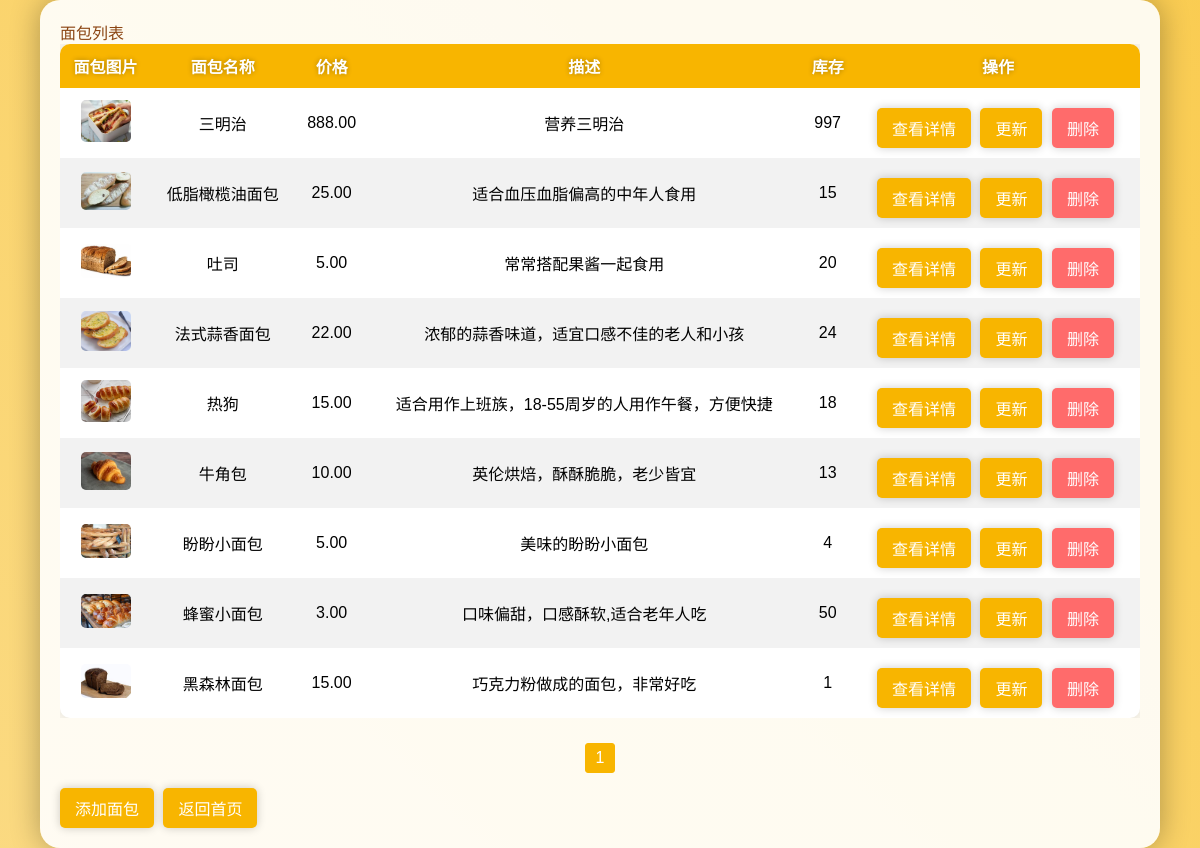
Page /breads/breads/ (signed in) on the committed database.
### bread_management/models.py (models this page shows, shortened)
class Bread(models.Model):
    name = models.CharField(max_length=100)
    price = models.DecimalField(max_digits=5, decimal_places=2)
    description = models.TextField()
    stock = models.IntegerField(default=0)
    image = models.ImageField(upload_to=bread_image_upload_path, blank=True, null=True)
    HARDNESS_CHOICES = [
        ('soft', '软乎'),
        ('moderate', '适中'),
        ('hardish', '偏硬'),
        ('hard', '硬'),
    ]
    hardness = models.CharField(max_length=10, choices=HARDNESS_CHOICES, default='moderate')
    sugar_content = models.DecimalField(max_digits=5, decimal_places=2, default=0.0)
    def __str__(self):
        return self.name
    class Meta:
        default_permissions = ('add', 'change', 'delete', 'view')
        permissions = [
            ('can_view_special_bread', 'Can view special bread'),  # 自定义权限，用于查看特殊面包
        ]

### bread_management/views.py (the view)
# urls.py: path('breads/', bread_list, name='bread_list'),
def bread_list(request):
    try:
        template = get_template('bread_management/bread_list.html')
    except Exception as e:
        print("❌ 模板加载失败！", e)
    breads_list = Bread.objects.all().order_by('name')  # 获取所有面包
    print("数据库中的面包数量:", breads_list.count())  # 打印面包数据数量
    paginator = Paginator(breads_list, 10)  # 每页显示10个面包信息
    page_number = request.GET.get('page')
    if page_number and not page_number.isdigit():
        page_number = 1
    breads = paginator.get_page(page_number)
    print("当前页面的面包数据:", list(breads))
    is_admin = request.user.has_perm('bread_management.change_bread')
    return render(request, 'bread_management/bread_list.html', {'breads': breads, 'is_admin': is_admin})

### bread_management/templates/bread_management/bread_list.html (shortened to what this page needs)
<!DOCTYPE html>
<html lang="zh-CN">
<head>
</head>
<body>
    <div class="container">
        <a href="{% url 'bread_list' %}">面包列表</a>
        <div style="overflow-x: auto;">
            <table>
                <thead>
                    <tr>
                        <th>面包图片</th>
                        <th>面包名称</th>
                        <th>价格</th>
                        <th>描述</th>
                        <th>库存</th>
                        <th>操作</th>
                    </tr>
                </thead>
                <tbody>
                    {% if breads %}
                        {% for bread in breads %}
                        <tr>
                            <td><img src="{{ bread.image.url }}" alt="{{ bread.name }}" class="bread-image"></td>
                            <td>{{ bread.name }}</td>
                            <td>{{ bread.price }}</td>
                            <td>{{ bread.description }}</td>
                            <td>{{ bread.stock }}</td>
                            <td>
                                <a href="{% url 'bread_detail' bread.id %}" class="button">查看详情</a>
                                {% if is_admin %}
                                <a href="{% url 'update_bread' bread.id %}" class="button">更新</a>
                                {% endif %}
                                {% if is_admin %}
                                <a href="{% url 'delete_bread' bread.id %}" class="button delete-button">删除</a>
                                {% endif %}
                            </td>
                        </tr>
                        {% endfor %}
                    {% else %}
                        <tr><td colspan="5">暂无面包数据</td></tr>
                {% endif %}
                </tbody>
            </table>
        </div>
        <div class="pagination">
            {% for num in breads.paginator.page_range %}
            {% if breads.number == num %}
            <a href="?page={{ num }}" class="active">{{ num }}</a>
            {% else %}
            <a href="?page={{ num }}">{{ num }}</a>
            {% endif %}
            {% endfor %}
        </div>
        {% if is_admin %}
        <a href="{% url 'add_bread' %}" class="button">添加面包</a>
        {% endif %}
        <a href="{% url 'home' %}" class="button">返回首页</a>
    </div>
</body>
</html>

### bread_management/templates/bread_management/bread_list.html (style rules this page uses)
body { font-family: 'Comic Sans MS', cursive, sans-serif; background: linear-gradient(45deg, #fceabb, #f8b500); background-size: 400% 400%; animation: gradientAnimation 15s ease infinite; margin: 0; padding: 0; display: flex; flex-direction: column; align-items: center; justify-content: center; min-height: 100vh; perspective: 1000px; }
.container { background-color: rgba(255, 255, 255, 0.9); padding: 20px; border-radius: 20px; box-shadow: 0 0 30px rgba(0, 0, 0, 0.3); transform-style: preserve-3d; transition: transform 0.5s ease; width: 90%; max-width: 1200px; }
table { width: 100%; border-collapse: collapse; background-color: #fff; box-shadow: 0 0 20px rgba(0, 0, 0, 0.15); border-radius: 10px; overflow: hidden; perspective: 1000px; }
table, th, td { border: none; }
th, td { padding: 10px; text-align: center; white-space: nowrap; overflow: hidden; text-overflow: ellipsis; }
thead { background-color: #f8b500; color: white; text-shadow: 0 0 5px rgba(0, 0, 0, 0.3); }
tbody tr { transition: transform 0.3s ease, background-color 0.3s ease; }
tbody tr:nth-child(even) { background-color: #f2f2f2; }
.bread-image { max-width: 50px; height: auto; border-radius: 5px; }
a { color: #8B4513; text-decoration: none; transition: color 0.3s ease, transform 0.3s ease; }
.button { display: inline-block; padding: 8px 15px; background-color: #f8b500; color: white; border: none; border-radius: 5px; text-decoration: none; margin-top: 10px; margin-right: 5px; transition: background-color 0.3s ease, transform 0.3s ease, box-shadow 0.3s ease; box-shadow: 0 0 10px rgba(0, 0, 0, 0.2); }
.delete-button { background-color: #ff6b6b; }
.pagination { margin-top: 20px; display: flex; justify-content: center; flex-wrap: wrap; }
.pagination a { margin: 5px; padding: 5px 10px; border: 1px solid #f8b500; border-radius: 3px; }
.pagination a.active { background-color: #f8b500; color: white; }

### rows in the picture
Bread: image (picture), name "三明治", price "888.00", description "营养三明治", stock "997"
Bread: image (picture), name "低脂橄榄油面包", price "25.00", description "适合血压血脂偏高的中年人食用", stock "15"
Bread: image (picture), name "吐司", price "5.00", description "常常搭配果酱一起食用", stock "20"
Bread: image (picture), name "法式蒜香面包", price "22.00", description "浓郁的蒜香味道，适宜口感不佳的老人和小孩", stock "24"
Bread: image (picture), name "热狗", price "15.00", description "适合用作上班族，18-55周岁的人用作午餐，方便快捷", stock "18"
Bread: image (picture), name "牛角包", price "10.00", description "英伦烘焙，酥酥脆脆，老少皆宜", stock "13"
Bread: image (picture), name "盼盼小面包", price "5.00", description "美味的盼盼小面包", stock "4"
Bread: image (picture), name "蜂蜜小面包", price "3.00", description "口味偏甜，口感酥软,适合老年人吃", stock "50"
Bread: image (picture), name "黑森林面包", price "15.00", description "巧克力粉做成的面包，非常好吃", stock "1"

### other values in the picture
{{ num }} "1"
